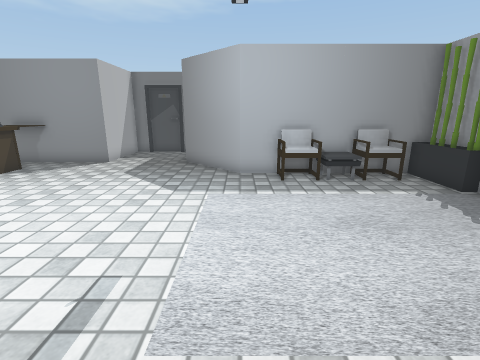
View 1 (above)

13 first-person views from a walk through a Unity game level. The camera is 1.2 m above the floor, tilts 14° down and sees 85° across. The floor is counted in squares, 0.5 m on a side. Each view is taken from the middle of a square. On the plan, view 1 faces up. The plan holds only what a view shows up to about 18 squares ahead; the rest is blank. Door leaves are left out, so doorways stand open. Some surface patterns are stand-ins.

View 2
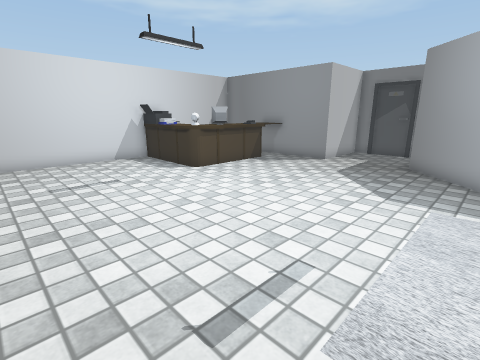

View 3
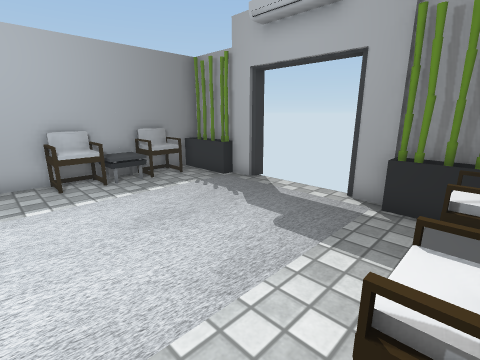

View 4
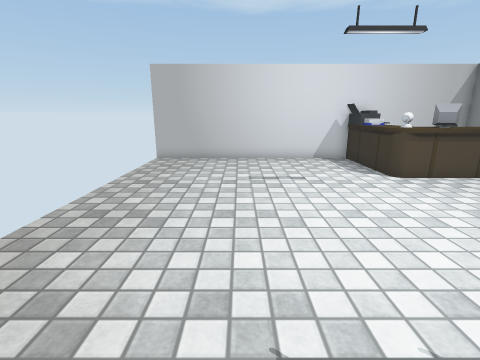

View 5
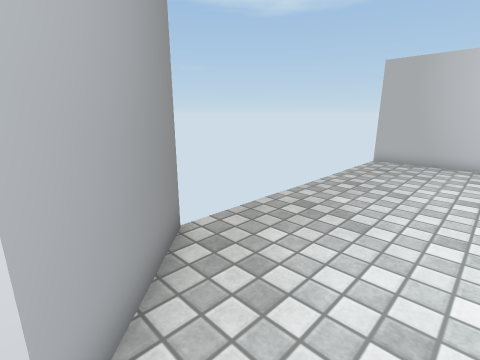

View 6
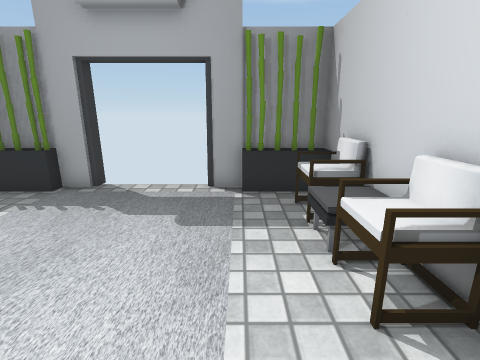

View 7
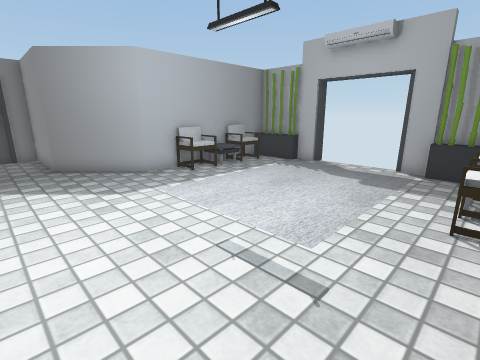

View 8
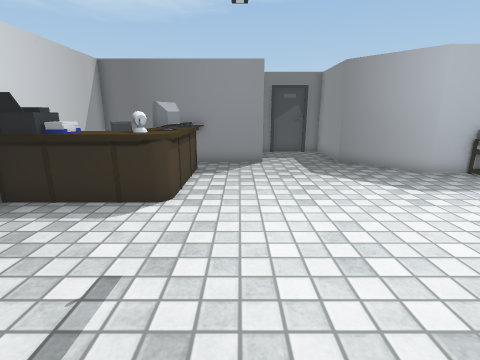

View 9
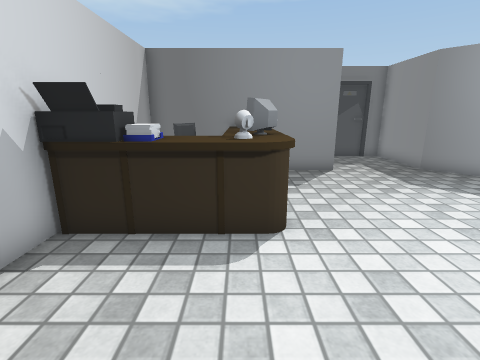

View 10
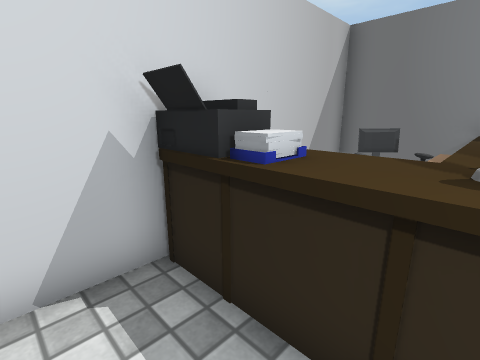

View 11
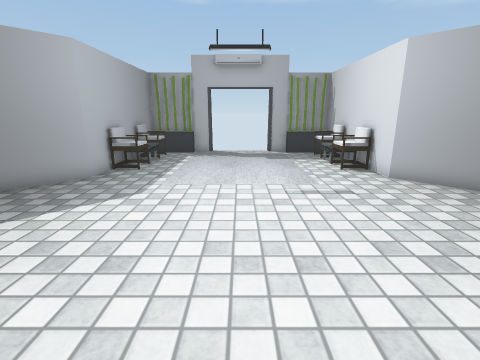

View 12
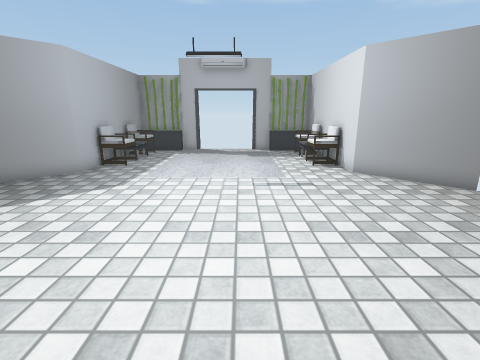

View 13
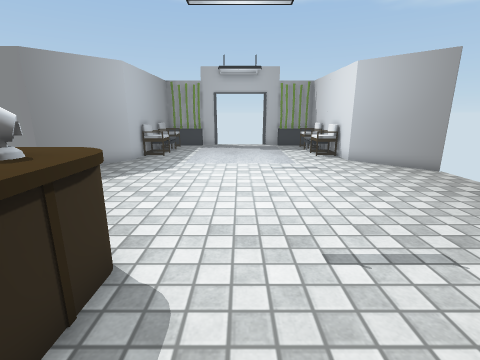

### Floor plan
Key: @ floor where view 1 was taken; # wall or solid block; x gap in a wall; . floor; D open door; = window, fence, low wall or low ledge; ^ raised ledge; O other object.
Columns run from 15 left of view 1 to 8 right of it. Each row starts with its distance up from view 1.
 17         #####
 16         #...#
 15         #...#
 14        ##...##
 13 ####### .....##
 12 #   ^^........##
 11 # OO^O.........#########
 10 # OOO^...........== ^^=#
  9 #  OO^................=#
  8 #OO^^^................##
  7 #OO^^^................ D
  6 #......................D
  5 #......................D
  4 #......................D
  3 #..................... D
  2 #.....................##
  1 #................  ...##
  0 #..............@ ^^O^^#
 -1 #..............########
 -2 #.............##
 -3 #............##
 -4 #           x#

Where each view was taken, in squares from view 1:
view 1: 0 up, 0 right, facing up
view 2: 0 up, 0 right, facing up-left
view 3: 0 up, 0 right, facing up-right
view 4: 1 up, 0 right, facing left
view 5: 1 up, 0 right, facing down-left
view 6: 2 up, 1 left, facing right
view 7: 0 up, 5 left, facing up-right
view 8: 0 up, 8 left, facing up
view 9: 2 up, 11 left, facing up
view 10: 5 up, 11 left, facing up-left
view 11: 5 up, 10 left, facing right
view 12: 4 up, 11 left, facing right
view 13: 5 up, 14 left, facing right
